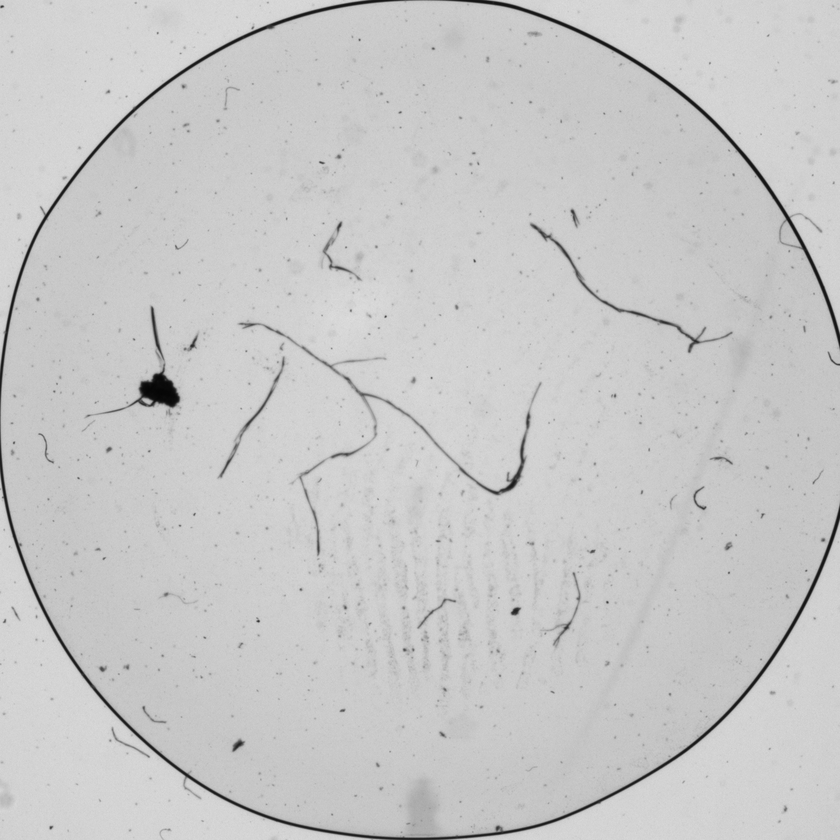
#> input picture Rotation_calculation/OBR/image84-1.tiff, 840 x 840 px, shrunk from 1318 x 1318 before the run, found by its file name
$ python image_crop_single.py
#> lines starting #> are read from the running program, lines starting #| are printed output that depends on the picture; after the words box and inside, x2 and y2 are one past the last pixel; in counts of white or black regions, pixels touching at a corner belong together
import cv2
import os


# Read the image and convert to grayscale
image_path = 'test5\image84-1.tiff'
image_name = os.path.basename(image_path)
image = cv2.imread(image_path)
#> image is the input picture: shape (840, 840, 3); min 5, max 221, mean 200
gray_image = cv2.cvtColor(image, cv2.COLOR_BGR2GRAY)

# Apply Gaussian blur to reduce noise
blurred_image = cv2.GaussianBlur(gray_image, (5, 5), 0)

# Apply Canny edge detection
edges = cv2.Canny(blurred_image, 100, 200) # 100 and 200 are thresholds in binary
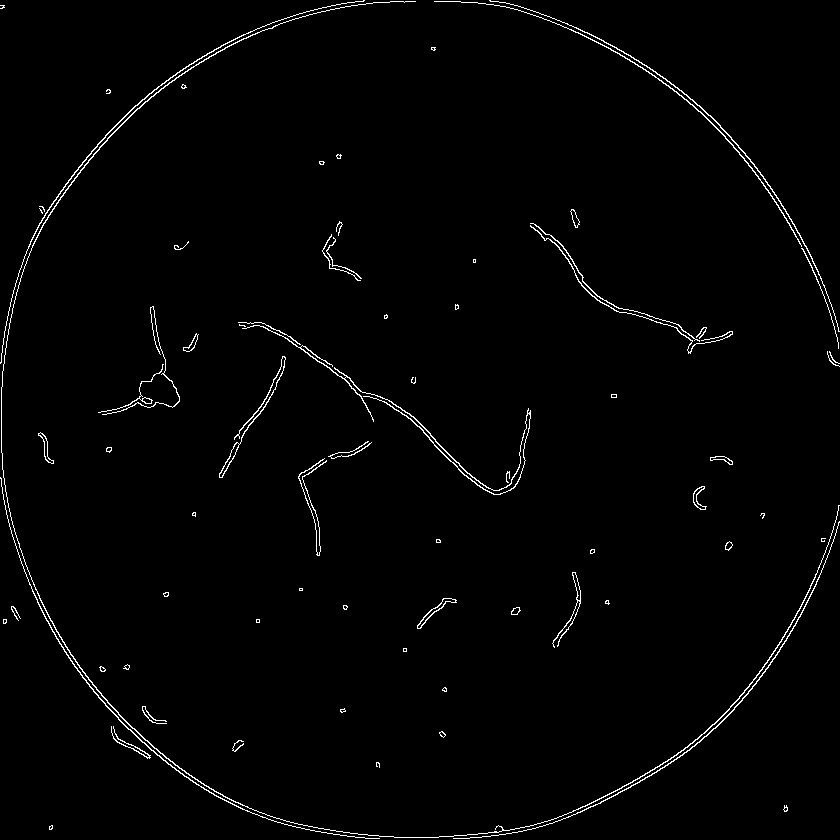
#> edges: shape (840, 840); 1.5% white in thin lines or dots

# Find contours in the binary image
contours, _ = cv2.findContours(edges, cv2.RETR_EXTERNAL, cv2.CHAIN_APPROX_SIMPLE)
#> contours = 72 contours, 44 with area under 20; largest, box (x1, y1, x2, y2) and area: (1, 1, 840, 838) 554, (242, 325, 531, 495) 319, (219, 356, 286, 478) 238, (489, 0, 840, 332) 202, (453, 521, 840, 839) 190

# Identify the contour with the largest area
min_area_threshold = 1000  # Adjust this value based on specific use case
max_area = 0
largest_contour = None

for contour in contours:
    area = cv2.contourArea(contour)
    if area > min_area_threshold and area > max_area:
        max_area = area
        largest_contour = contour
#> this loop made 72 passes
#> area on passes 5, 6, 15, 19, 22, 24, 27, 30, 31, 33, 34, 35: 21.5, 39, 44.5, 188.5, 125.5, 41, 190.5, 110.5, 179.5, 43.5, 74, 20
#> after the loop, max_area = 0
print(max_area)
#| 0


# Get the bounding box of the contour
x, y, w, h = cv2.boundingRect(largest_contour)
#> x = 0; y = 0; w = 0; h = 0

print(w)
#| 0
print(h)
#| 0

# Crop the image using the bounding box
cropped_image = image[y:y+h, x:x+w]
#> cropped_image = empty array

# Save the cropped image
cv2.imwrite( image_name, cropped_image)

$ run again, with Rotation_calculation/OBR/image84-2.tiff copied over Rotation_calculation/OBR/image84-1.tiff
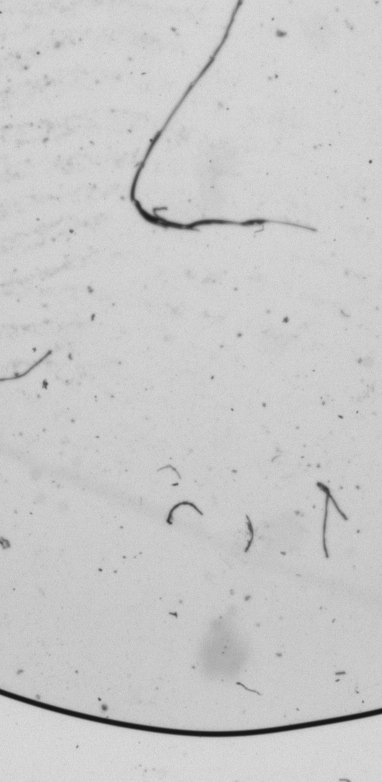
#> input picture Rotation_calculation/OBR/image84-2.tiff, 382 x 782 px, found by its file name
#> image is the input picture: shape (782, 382, 3); min 20, max 226, mean 201.6
#> `edges = cv2.Canny(blurred_image, 100, 200)`:
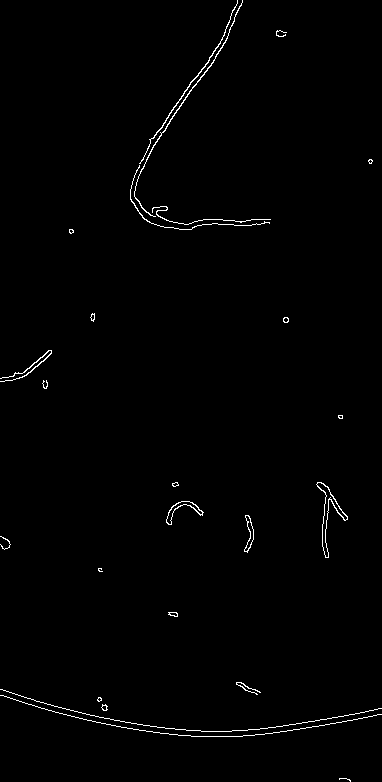
#> edges: shape (782, 382); 0.89% white in thin lines or dots
#> contours = 25 contours, 14 with area under 20; largest, box (x1, y1, x2, y2) and area: (316, 482, 348, 558) 430, (166, 501, 204, 525) 203, (244, 515, 254, 553) 140, (134, 0, 243, 217) 105, (139, 0, 238, 164) 80
#> the loop `for contour in contours:` made 25 passes
#> area on passes 2, 7, 10, 11, 12, 16, 17, 18: 24, 27.5, 139.5, 203, 430.5, 52, 23, 20.5
#> after the loop `for contour in contours:`: max_area = 0
#| 0
#| 0
#| 0
#> cropped_image = empty array
